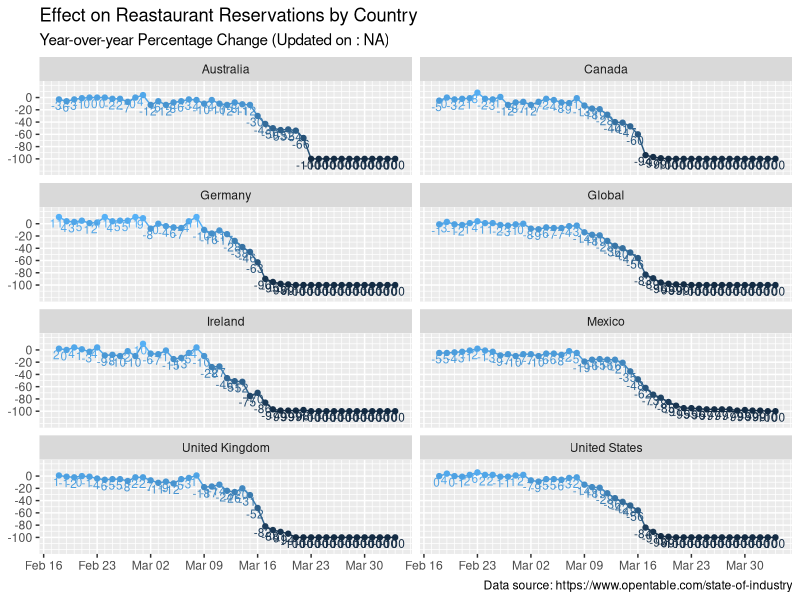
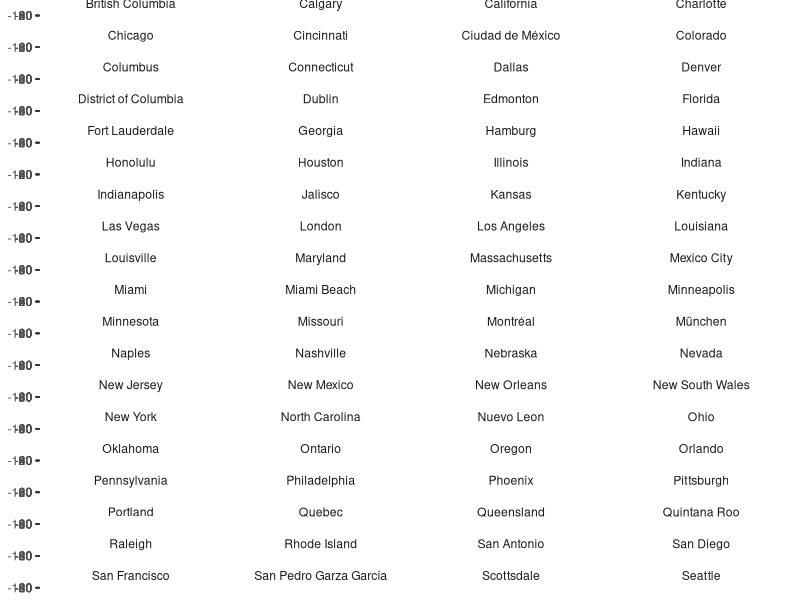

Write R code to recreate these figures, in order.
## ---- chunk 1
knitr::opts_chunk$set(echo = TRUE, cache = F)
# for dates in english 
sys_time_local_old <- Sys.getlocale("LC_TIME")
Sys.setlocale("LC_TIME", "en_US.UTF-8")

# avoid scientific notation
options(scipen = 999)
## ---- chunk 2
library(tidyverse)
## ---- chunk 3
# data needs to be downloaded by hand from https://www.opentable.com/state-of-industry
df_ot <- read_csv("./data/state_of_industry_data.csv") %>%
  pivot_longer( -c(Type, Name), names_to = "Date", values_to = "Value") %>% 
  mutate(Date = as.Date(Date, format="%m/%d"))

countries <- c("Germany", "United States", "United Kingdom", "Global", 
                "Mexico", "Ireland", "Canada", "Australia")

df_ot <- df_ot %>% mutate(
  Group = case_when(Name %in% countries ~ 1,
                    TRUE ~ 2))
updated_on <- df_ot$Date %>% max()
## ---- chunk 4

plot <- df_ot %>% filter(Group == 1) %>% 
  ggplot(aes(x = Date, y = Value, color=Value)) + 
  geom_line(show.legend = F) + geom_point() +
  theme(legend.position = "none", 
        axis.title=element_blank()) + 
  scale_y_continuous(breaks = seq(-100, 0, by = 20)) +
  scale_x_date(breaks="1 week", minor_breaks = "day",date_labels = "%b %d") +
  coord_cartesian(ylim=c(-120, 20)) +
  
  
  labs(title = "Effect on Reastaurant Reservations by Country",
       subtitle = paste0("Year-over-year Percentage Change (Updated on : ", updated_on, ")"), 
       caption = "Data source: https://www.opentable.com/state-of-industry") +
  geom_text(aes(label = Value), nudge_y=-10, nudge_x = -1/3, size=3) +
  facet_wrap(~Name, ncol=2)

print(plot)
## ---- chunk 5
plot <- df_ot %>% filter(Group == 2) %>% 
  ggplot(aes(x = Date, y = Value, color=Value)) + 
  geom_line(show.legend = F) + geom_point() +
  theme(legend.position = "none", 
        axis.title=element_blank()) + 
  scale_y_continuous(breaks = seq(-100, 0, by = 20)) +
  scale_x_date(breaks="1 week", minor_breaks = "day",date_labels = "%b %d") +
  coord_cartesian(ylim=c(-120, 20)) +

  
  labs(title = "Effect on Reastaurant Reservations by Cities",
       subtitle = paste0("Year-over-year Percentage Change (Updated on : ", updated_on, ")"), 
       caption = "Data source: https://www.opentable.com/state-of-industry") +
  geom_text(aes(label = Value), nudge_y=-13, nudge_x = -1/3, size=2.3) +
  facet_wrap(~Name, ncol=4) +
  theme(strip.background = element_blank(), strip.placement = "outside")

print(plot)
